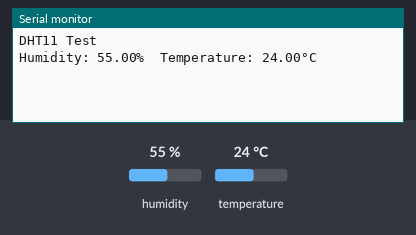
This sketch was run on a simulated ESP32. On the bench: the last lines printed to the serial monitor. The inputs (shaded band) are chosen by the test bench; at power-on: humidity 55 %, temperature 24 °C.

Above: at 3.2 s.
3.3 s: humidity set to 22 %
At 5.5 s:
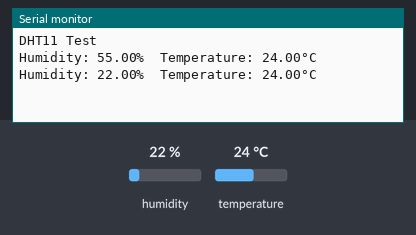
6.0 s: temperature set to 12 °C
At 6.7 s:
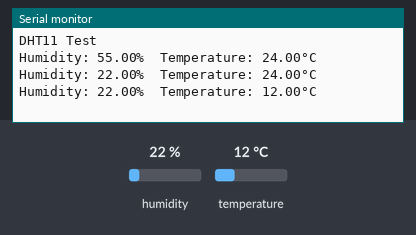
8.7 s: humidity set to 40 %
At 11.5 s:
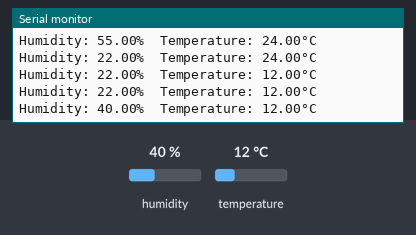
Timing chart, 0 to 13.0 s (numbered marks = the images above; inputs shaded):
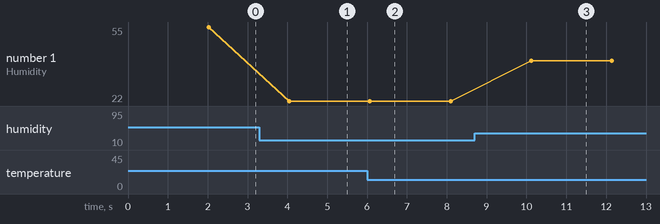

The sketch:

dht11_test.ino
```cpp
#include <DHT.h>

#define PIN_DHT11 26
#define DHTTYPE DHT11

DHT dht(PIN_DHT11, DHTTYPE);

void setup() {
  Serial.begin(115200);
  Serial.println("DHT11 Test");
  dht.begin();

  delay(2000);
}

void loop() {
  float h = dht.readHumidity();
  float t = dht.readTemperature();

  if (isnan(h) || isnan(t)) {
    Serial.println(F("Failed to read from DHT sensor!"));
    return;
  }

  Serial.print(F("Humidity: "));
  Serial.print(h);
  Serial.print(F("%  Temperature: "));
  Serial.print(t);
  Serial.print(F("°C "));
  Serial.println();

  delay(2000);
}
```

Measured:
- after the input at 3.3 s, the serial monitor: prints a new line after 0.75 s (image 1)
- after the input at 6.0 s, the serial monitor: prints a new line after 0.07 s (image 2)
- after the input at 8.7 s, the serial monitor: prints a new line after 1.4 s (image 3)
- plotted number 1: 55 → 22 after the input at 3.3 s, 22 → 40 after the input at 8.7 s
